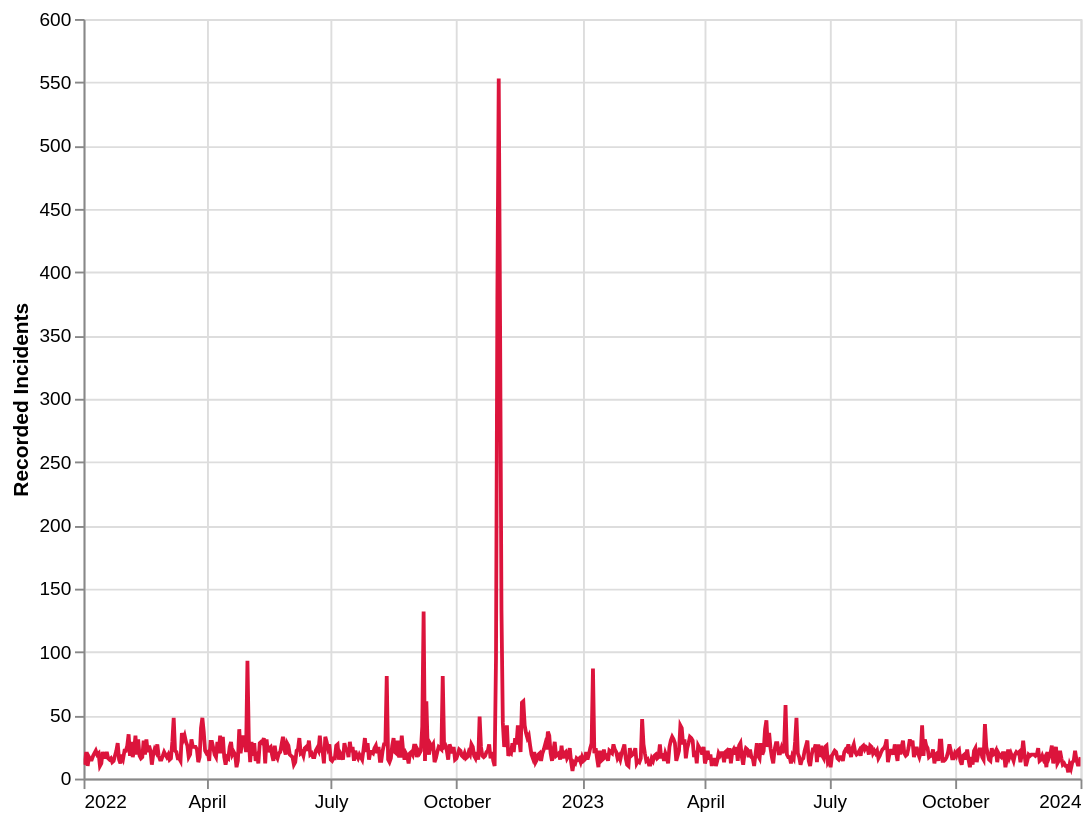

The Vega-Lite source for this figure:
### Vega-Lite specification from a JSON file in a GitHub repository (floating-point values rounded to 4 significant figures; data arrays with more than 128 entries replaced by an {"elided": "..."} marker saying what was removed)
{"usermeta": {"embedOptions": {"theme": "dark"}}, "config": {"view": {"continuousWidth": 300, "continuousHeight": 300}}, "data": {"name": "data-baee10222454e13daafc86367027767f"}, "mark": {"type": "line", "color": "crimson"}, "encoding": {"tooltip": [{"field": "event_date", "title": "Date", "type": "temporal"}, {"field": "incident_count", "title": "Incidents", "type": "quantitative"}], "x": {"field": "event_date", "title": "", "type": "temporal"}, "y": {"field": "incident_count", "title": "Recorded Incidents", "type": "quantitative"}}, "height": 400, "params": [{"name": "param_27", "select": {"type": "interval", "encodings": ["x", "y"]}, "bind": "scales"}], "width": 525, "$schema": "https://vega.github.io/schema/vega-lite/v5.20.1.json", "datasets": {"data-baee10222454e13daafc86367027767f": {"elided": "731 records"}}}
